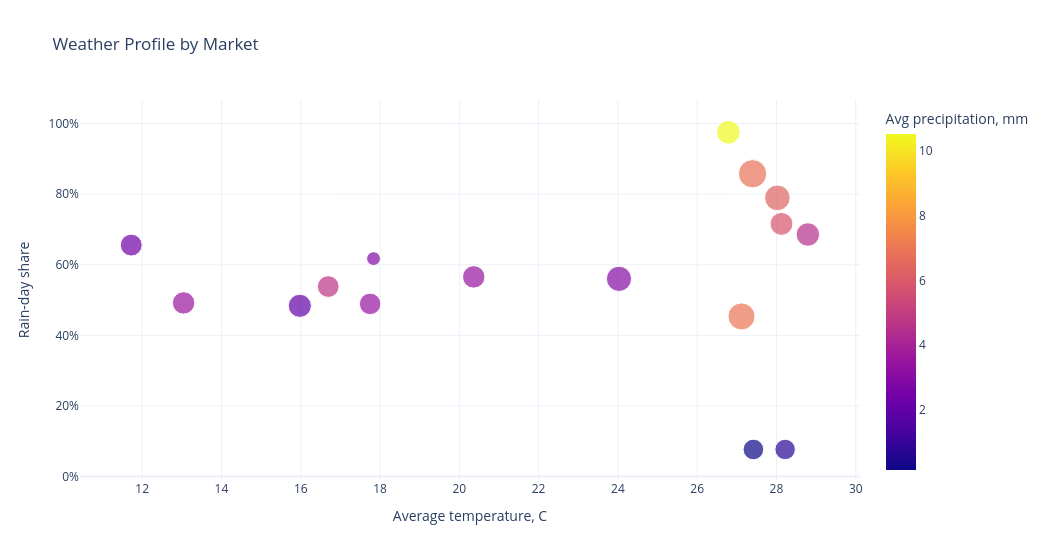

Notebook cell for this chart:
### Code cell
fig = px.scatter(
    weather_market,
    x="avg_temperature_c",
    y="rain_day_share",
    size="avg_daily_transactions",
    color="avg_precipitation_mm",
    hover_name="market_name",
    title="Weather Profile by Market",
    labels={
        "avg_temperature_c": "Average temperature, C",
        "rain_day_share": "Rain-day share",
        "avg_precipitation_mm": "Avg precipitation, mm",
    },
)
fig.update_layout(yaxis_tickformat=".0%")
fig.show()

### Figure 1 — Plotly figure (JSON) as saved in the notebook; plotly's stock layout.template omitted (floating-point values rounded to 4 significant figures)
{"data": [{"hovertemplate": "<b>%{hovertext}</b><br><br>Average temperature, C=%{x}<br>Rain-day share=%{y}<br>avg_daily_transactions=%{marker.size}<br>Avg precipitation, mm=%{marker.color}<extra></extra>", "hovertext": ["Singapore", "Jakarta", "Manila", "Ho Chi Minh City", "Bangkok", "London", "Sydney", "Sao Paulo", "Bangalore", "Tokyo", "New York", "Mexico City", "Istanbul", "Mumbai", "Dubai", "Riyadh"], "legendgroup": "", "marker": {"color": [10.53, 6.831, 6.308, 5.805, 4.473, 2.442, 2.918, 3.469, 2.953, 4.703, 3.53, 3.426, 2.049, 6.895, 0.7079, 0.1399], "coloraxis": "coloraxis", "size": [1824.0, 2586.0, 2117.0, 1689.0, 1785.0, 1551.0, 619.4, 1630.0, 2054.0, 1526.0, 1626.0, 1498.0, 1729.0, 2355.0, 1356.0, 1375.0], "sizemode": "area", "sizeref": 6.465, "symbol": "circle"}, "mode": "markers", "name": "", "orientation": "v", "showlegend": false, "type": "scatter", "x": [26.79, 27.4, 28.02, 28.13, 28.79, 11.72, 17.84, 20.36, 24.03, 16.69, 13.04, 17.75, 15.98, 27.12, 28.22, 27.42], "xaxis": "x", "y": [0.9754, 0.8579, 0.7896, 0.7158, 0.6858, 0.6557, 0.6175, 0.5656, 0.5601, 0.5383, 0.4918, 0.4891, 0.4836, 0.4536, 0.0765, 0.0765], "yaxis": "y"}], "layout": {"coloraxis": {"colorbar": {"title": {"text": "Avg precipitation, mm"}}, "colorscale": [[0, "#0d0887"], [0.1111, "#46039f"], [0.2222, "#7201a8"], [0.3333, "#9c179e"], [0.4444, "#bd3786"], [0.5556, "#d8576b"], [0.6667, "#ed7953"], [0.7778, "#fb9f3a"], [0.8889, "#fdca26"], [1, "#f0f921"]]}, "height": 560, "legend": {"itemsizing": "constant", "tracegroupgap": 0}, "title": {"text": "Weather Profile by Market"}, "width": 1050, "xaxis": {"anchor": "y", "domain": [0, 1], "title": {"text": "Average temperature, C"}}, "yaxis": {"anchor": "x", "domain": [0, 1], "tickformat": ".0%", "title": {"text": "Rain-day share"}}}}
